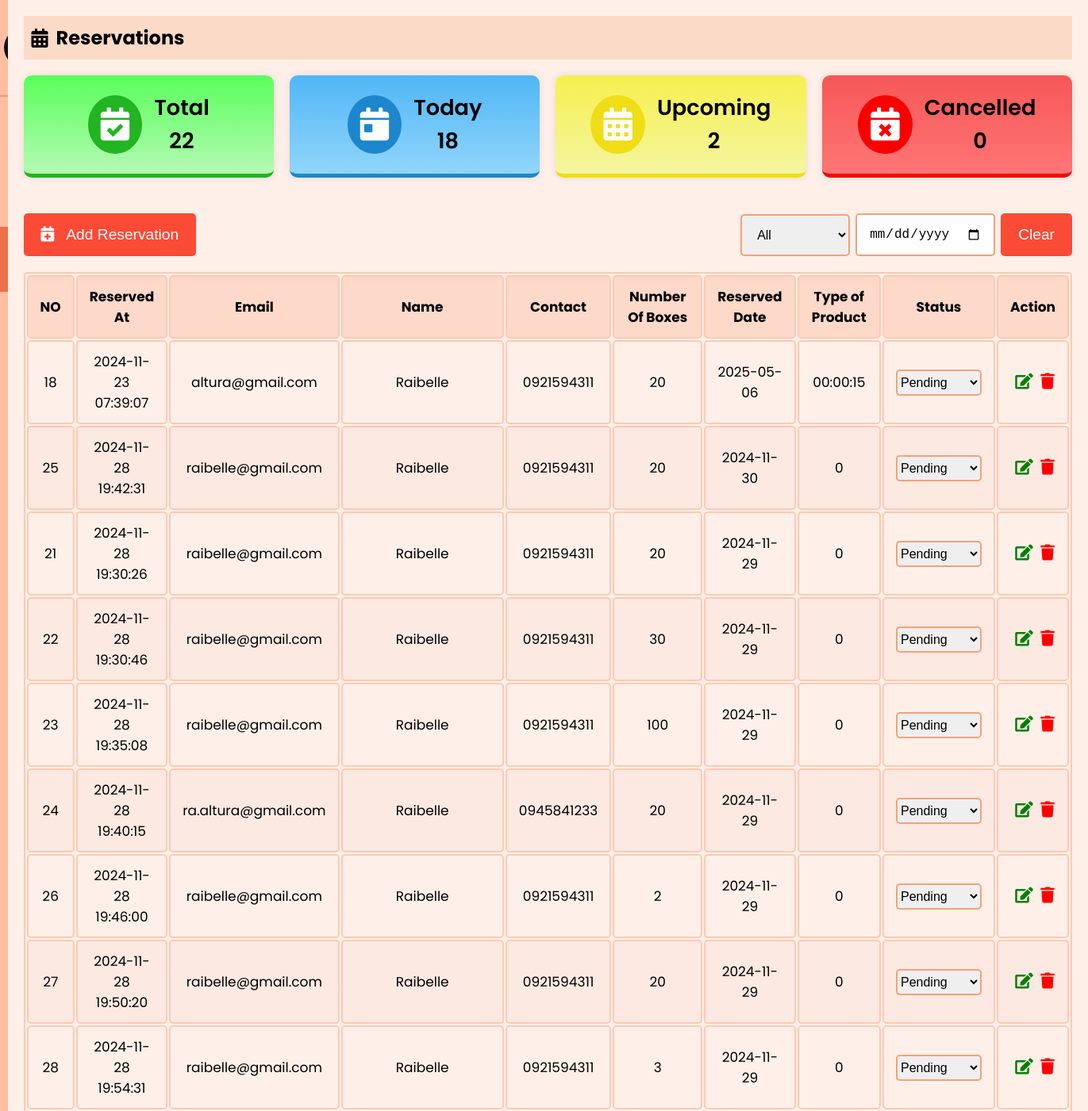
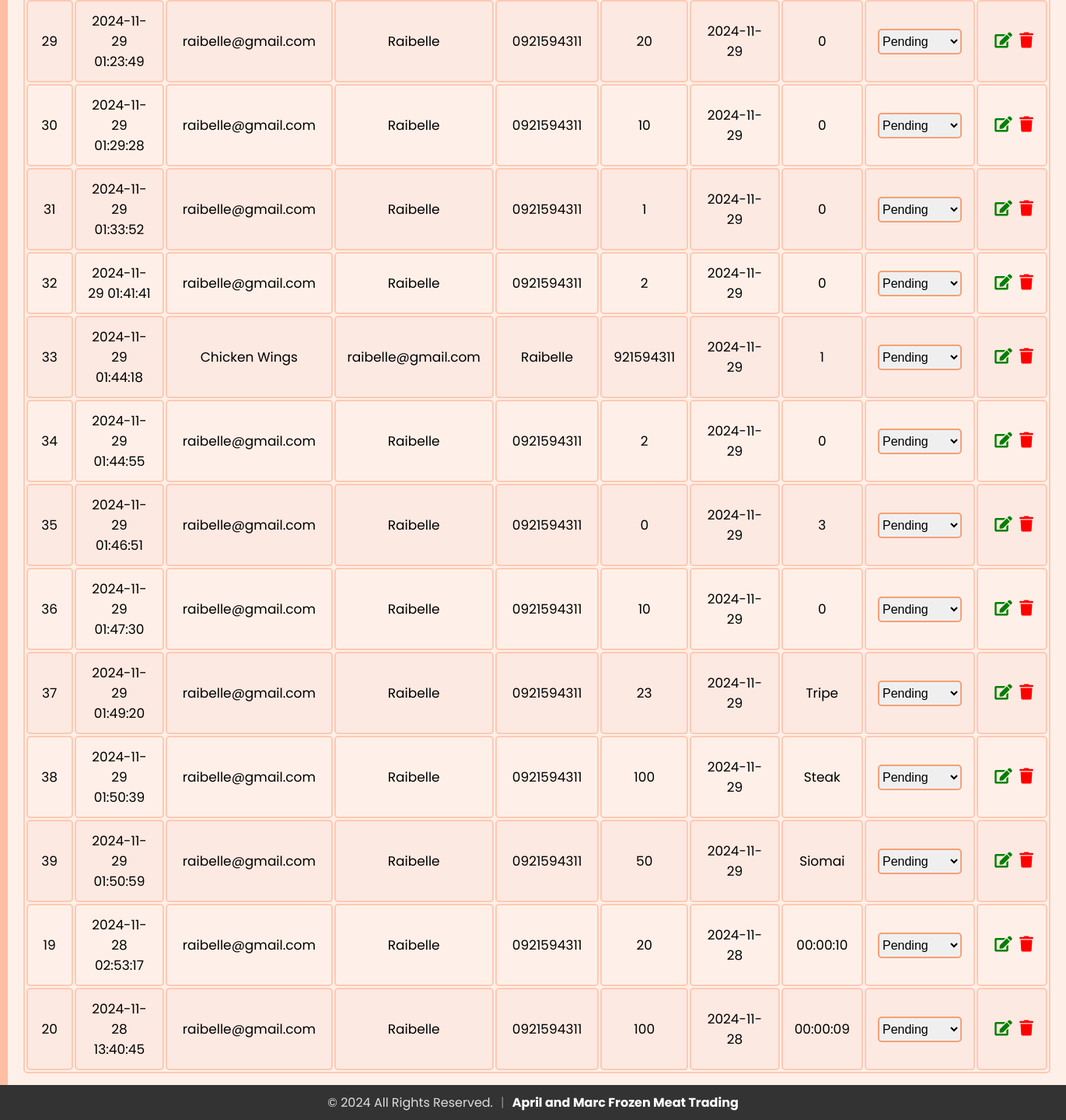
Page /admin/reservations.php (signed in) on the committed database (2 pictures, top to bottom).
### tables this page shows
CREATE TABLE `staff` (
  `id` int(11) NOT NULL,
  `firstName` varchar(50) NOT NULL,
  `lastName` varchar(50) NOT NULL,
  `email` varchar(100) NOT NULL,
  `contact` varchar(15) DEFAULT NULL,
  `role` enum('superadmin','admin','delivery boy','waiter') NOT NULL,
  `password` varchar(255) NOT NULL,
  `createdAt` timestamp NOT NULL DEFAULT current_timestamp(),
  `updatedAt` timestamp NOT NULL DEFAULT current_timestamp() ON UPDATE current_timestamp(),
  `profile_image` varchar(255) NOT NULL DEFAULT 'default.jpg'
);

CREATE TABLE `reservations` (
  `email` varchar(255) NOT NULL,
  `name` varchar(255) NOT NULL,
  `contact` varchar(10) NOT NULL,
  `noOfBox` int(50) NOT NULL,
  `typeOfProduct` varchar(255) NOT NULL,
  `reservedDate` date NOT NULL,
  `reservedAt` timestamp NOT NULL DEFAULT current_timestamp(),
  `status` enum('Pending','On Process','Completed','Cancelled') NOT NULL DEFAULT 'Pending',
  `reservation_id` int(11) NOT NULL
);

### admin/sidebar.php (called while the page is built, shortened)
<?php
include 'db_connection.php';
$admin_email = isset($_SESSION['email']) ? $_SESSION['email'] : '';
function getAdminInfo($email)
{
  global $conn;
  $stmt = $conn->prepare("SELECT firstName, lastName, email, profile_image FROM staff WHERE email = ?");
  $stmt->bind_param("s", $email);
  $stmt->execute();
  $stmt->bind_result($firstName, $lastName, $email,  $profile_image);
  return [
    'firstName' => $firstName ?: '',
    'lastName' => $lastName ?: '',
    'email' => $email ?: '',
    'profile_image' => $profile_image ?: 'default.jpg'
  ];
}
$admin_info = getAdminInfo($admin_email);
?>

### admin/reservations.php (the view, shortened to what this page needs)
<?php
include 'db_connection.php';
$sql_total = "SELECT COUNT(*) AS total FROM reservations";
$result_total = $conn->query($sql_total);
$row_total = $result_total->fetch_assoc();
$totalReservations = $row_total['total'];
$sql_today = "SELECT COUNT(*) AS today FROM reservations WHERE DATE(reservedDate) = CURDATE()";
$result_today = $conn->query($sql_today);
$row_today = $result_today->fetch_assoc();
$todaysReservations = $row_today['today'];
$sql_upcoming = "SELECT COUNT(*) AS upcoming FROM reservations WHERE reservedDate > CURDATE() AND status != 'Cancelled' AND status != 'Completed' AND status != 'On Process'";
$result_upcoming = $conn->query($sql_upcoming);
$row_upcoming = $result_upcoming->fetch_assoc();
$upcomingReservations = $row_upcoming['upcoming'];
$sql_cancelled = "SELECT COUNT(*) AS cancelled FROM reservations WHERE status = 'Cancelled'";
$result_cancelled = $conn->query($sql_cancelled);
$row_cancelled = $result_cancelled->fetch_assoc();
$cancelledReservations = $row_cancelled['cancelled'];
$dateFilter = isset($_GET['dateFilter']) ? $_GET['dateFilter'] : '';
$query = "SELECT * FROM reservations";
$query .= " ORDER BY reservedDate DESC";
$result = $conn->query($query);
?>
<?php
include 'sidebar.php';
?>
<!DOCTYPE html>
<html lang="en">
<head>
  <link rel="stylesheet" href="https://cdnjs.cloudflare.com/ajax/libs/font-awesome/5.15.3/css/all.min.css">
  <link rel="stylesheet" href="sidebar.css">
  <link rel="stylesheet" href="admin_reservation.css">
</head>
<body>
  <div class="sidebar">
    <div class="profile-section">
      <img src="../uploads/<?php echo htmlspecialchars($admin_info['profile_image']); ?>" alt="Profile Picture">
    </div>
    <ul>
            <li><a href="index.php" ><i class="fas fa-chart-line"></i> Overview</a></li>
            <li><a href="admin_menu.php" ><i class="fas fa-utensils"></i> Products</a></li>
            <li><a href="reservations.php" class="active"><i class="fas fa-calendar-alt"></i> Reservations</a></li>
            <li><a href="admin_orders.php"><i class="fas fa-shopping-cart"></i> Order Management</a></li>
            <li><a href="users.php"><i class="fas fa-users"></i> Users</a></li>
            <li><a href="reviews.php"><i class="fas fa-star"></i> Reviews</a></li>
            <li><a href="staffs.php" ><i class="fas fa-users"></i> Staffs</a></li>
            <li><a href="profile.php"><i class="fas fa-user"></i> Profile Setting</a></li>
            <li><a href="logout.php"><i class="fas fa-sign-out-alt"></i> Logout</a></li>
        </ul>
  </div>
  <div class="content">
    <div class="header">
      <h2><i class="fas fa-calendar-alt"></i> Reservations</h2>
    </div>
    <div>
      <div class="stats">
        <div class="stat-item" id="total">
          <div class="stat-icon" id="total-icon">
            <i class="fas fa-calendar-check"></i>
          </div>
          <div class="stat-text">
            <p>Total</p>
            <p><?php echo $totalReservations; ?></p>
          </div>
        </div>
        <div class="stat-item" id="today">
          <div class="stat-icon" id="today-icon">
            <i class="fas fa-calendar-day"></i>
          </div>
          <div class="stat-text">
            <p>Today</p>
            <p><?php echo $todaysReservations; ?></p>
          </div>
        </div>
        <div class="stat-item" id="upcoming">
          <div class="stat-icon" id="upcoming-icon">
            <i class="fas fa-calendar-alt"></i>
          </div>
          <div class="stat-text">
            <p>Upcoming</p>
            <p><?php echo $upcomingReservations; ?></p>
          </div>
        </div>
        <div class="stat-item" id="cancelled">
          <div class="stat-icon" id="cancelled-icon">
            <i class="fas fa-calendar-times"></i>
          </div>
          <div class="stat-text">
            <p>Cancelled</p>
            <p><?php echo $cancelledReservations; ?></p>
          </div>
        </div>
      </div>
      <div class="buttons-container">
        <button onclick="openaddReservationModal()"><i class="fas fa-calendar-plus"></i> &nbsp; Add Reservation</button>
        <div class="actions">
          <select id="statusFilter" name="statusFilter" onchange="filterByStatus()">
            <option value="">All</option>
          </select>
          <input type="date" id="dateFilter" name="dateFilter" value="<?php echo htmlspecialchars($dateFilter); ?>" onchange="filterByDate()">
          <button type="button" onclick="clearFilter()">Clear</button>
        </div>
      </div>
      <table id="userTable">
        <thead>
          <tr>
            <th>NO</th>
            <th>Reserved At</th>
            <th>Email</th>
            <th>Name</th>
            <th>Contact</th>
            <th>Number Of Boxes</th>
            <th>Reserved Date</th>
            <th>Type of Product</th>
            <th>Status</th>
            <th>Action</th>
          </tr>
        </thead>
        <tbody>
          <?php
          if ($result->num_rows > 0) {
            while ($row = $result->fetch_assoc()) {
              echo "<tr>
      <td>{$row['reservation_id']}</td>
      <td>{$row['reservedAt']}</td>
      <td>{$row['email']}</td>
      <td>{$row['name']}</td>
      <td>{$row['contact']}</td>
      <td>{$row['noOfBox']}</td>
      <td>{$row['reservedDate']}</td>
      <td>{$row['typeOfProduct']}</td>
      <td>
        <select id='status-{$row['reservation_id']}' onchange=\"updateStatus('{$row['reservation_id']}', this.value)\" class='status-select'>
          <option value='Pending' " . ($row['status'] == 'Pending' ? 'selected' : '') . ">Pending</option>
          <option value='Approved' " . ($row['status'] == 'Approved' ? 'selected' : '') . ">Approved</option>
          <option value='On Process' " . ($row['status'] == 'On Process' ? 'selected' : '') . ">On Process</option>
          <option value='Completed' " . ($row['status'] == 'Completed' ? 'selected' : '') . ">Completed</option>
          <option value='Cancelled' " . ($row['status'] == 'Cancelled' ? 'selected' : '') . ">Cancelled</option>
        </select>
      </td>
      <td>
        <button id='editbtn' onclick='openEditReservationModal(this)' data-id='{$row['reservation_id']}' data-email='{$row['email']}' data-name='{$row['name']}' data-contact='{$row['contact']}' data-reservedDate='{$row['reservedDate']}' data-typeOfProduct='{$row['typeOfProduct']}' data-noOfBox='{$row['noOfBox']}' data-status='{$row['status']}'><i class='fas fa-edit'></i></button>
        <button id='deletebtn' onclick=\"deleteItem('{$row['reservation_id']}')\"><i class='fas fa-trash'></i></button>
      </td>
    </tr>";
            }
          } else {
            echo "<tr><td colspan='10' style='text-align: center;'>No Reservations Found</td></tr>";
          }
          ?>
        </tbody>
      </table>
    </div>
</body>
</html>

### admin/sidebar.css (style rules this page uses)
* { margin: 0; padding: 0; box-sizing: border-box; }
body { background: #fef0e8; font-family: "Poppins", sans-serif; display: flex; flex-direction: row; margin: 0; }
.sidebar { width: 250px; background-color: #ffbda1; color: #1d1818; overflow: auto; position: relative; min-height: 100vh; font-size: 1.1rem }
.sidebar ul li a { display: block; padding: 15px; text-decoration: none; color: #1d1818; transition: background-color 0.3s; }
.sidebar ul li a.active { background-color:#ee7149; font-weight: bold; }
.sidebar ul { list-style-type: none; padding: 0; }
.content { flex: 1; padding: 20px; }
.header { padding: 10px; background-color: #fbdac7; margin-bottom: 20px; display: flex; align-items: center; }
.header h2 { display: flex; align-items: center; }
.header h2 i { margin-right: 10px; }
.profile-section { padding: 20px 5px 20px 5px; display: flex; align-items: center; border-bottom: 2px solid rgba(253, 108, 77, 0.5); }
.profile-section img { width: 50px; height: 50px; border-radius: 50%; margin-right: 15px; }
.sidebar ul li a.active { font-weight: bold; }

### admin/admin_reservation.css (style rules this page uses)
* { margin: 0; padding: 0; }
body { background: #fef0e8; font-family: "Poppins", sans-serif; margin: 0; }
.content { margin-bottom: 40px; }
table { width: 100%; border: 2px solid #ffc9b3; font-size: 17px; text-align: center; cursor: pointer; border-radius: 5px; }
table th, table td { padding: 12px 15px; border: 2px solid #ffc9b3; border-radius: 5px; }
table th { background-color: #fdd9c9; }
table tr:nth-of-type(even) { background-color: #fce9e2; }
.header { padding: 10px; background-color: #fbdac7; margin-bottom: 20px; display: flex; align-items: center; }
.stats { display: flex; gap: 20px; margin-top: 20px; margin-bottom: 20px; }
.stats #total { background: linear-gradient(to bottom, rgb(90, 254, 90), rgb(180, 250, 180)); border-bottom: 5px solid rgb(34, 180, 34); }
.stats #today { background: linear-gradient(to bottom, rgb(80, 182, 246), rgb(145, 214, 251)); border-bottom: 5px solid rgb(29, 134, 204); }
.stats #upcoming { background: linear-gradient(to bottom, rgb(245, 240, 78), rgb(245, 245, 161)); border-bottom: 5px solid rgb(239, 221, 21); }
.stats #cancelled { background: linear-gradient(to bottom, rgb(246, 87, 87), rgb(254, 117, 117)); border-bottom: 5px solid rgb(248, 1, 1); }
.stat-item { display: flex; align-items: center; justify-content: center; padding: 20px; gap: 15px; border-radius: 10px; box-shadow: 0 0 10px rgba(0, 0, 0, 0.1); flex: 1; }
.stat-item div { display: flex; align-items: center; }
.stat-text { display: flex; flex-direction: column; }
.stat-item p, .stat-item h3 { margin: 0; font-size: 1.7rem; font-weight: 600; }
.stat-icon { font-size: 2.6rem; color: #fff; border-radius: 50%; padding: 16px; }
#total-icon { background: rgb(34, 180, 34); }
#today-icon { background: rgb(29, 134, 204); }
#upcoming-icon { background: rgb(239, 221, 21); }
#cancelled-icon { background: rgb(248, 1, 1); }
.status-select { border: 2px solid #f4a178; padding: 5px 0px 5px 0; font-size: 16px; border-radius: 5px; cursor: pointer; outline: none; }
#editbtn, #deletebtn { font-size: 20px; background: none; border: none; padding: 0 0 0 5px; outline: none; cursor: pointer; transition: transform 0.3s ease; }
#editbtn { color: green; }
#deletebtn { color: red; }
.buttons-container { display: flex; justify-content: space-between; align-items: center; margin-bottom: 0px; margin-top: 25px; }
button { background-color: #fb4a36; color: white; border: 2px solid #fb4a36; padding: 14px 20px; cursor: pointer; border-radius: 5px; transition: all 0.3s ease; font-size: 1.2rem; }
.actions { display: flex; align-items: center; margin-bottom: 20px; margin-top: 20px; gap: 7px; }
.actions select, .actions input { padding: 15px; font-size: 1rem; border-radius: 5px; border: 2px solid #f4a178; cursor: pointer; outline: none; }

### admin/reservations.php (style rules this page uses)
.content { margin-bottom: 40px; }

### rows in the picture
staff: profile_image (picture)
reservations: reservation_id "18", reservedAt "2024-11-23 07:39:07", email "altura@gmail.com", name "Raibelle", contact "0921594311", noOfBox "20", reservedDate "2025-05-06", typeOfProduct "00:00:15", status+reservation_id "Pending"
reservations: reservation_id "25", reservedAt "2024-11-28 19:42:31", email "raibelle@gmail.com", name "Raibelle", contact "0921594311", noOfBox "20", reservedDate "2024-11-30", typeOfProduct "0", status+reservation_id "Pending"
reservations: reservation_id "21", reservedAt "2024-11-28 19:30:26", email "raibelle@gmail.com", name "Raibelle", contact "0921594311", noOfBox "20", reservedDate "2024-11-29", typeOfProduct "0", status+reservation_id "Pending"
reservations: reservation_id "22", reservedAt "2024-11-28 19:30:46", email "raibelle@gmail.com", name "Raibelle", contact "0921594311", noOfBox "30", reservedDate "2024-11-29", typeOfProduct "0", status+reservation_id "Pending"
reservations: reservation_id "23", reservedAt "2024-11-28 19:35:08", email "raibelle@gmail.com", name "Raibelle", contact "0921594311", noOfBox "100", reservedDate "2024-11-29", typeOfProduct "0", status+reservation_id "Pending"
reservations: reservation_id "24", reservedAt "2024-11-28 19:40:15", email "ra.altura@gmail.com", name "Raibelle", contact "0945841233", noOfBox "20", reservedDate "2024-11-29", typeOfProduct "0", status+reservation_id "Pending"
reservations: reservation_id "26", reservedAt "2024-11-28 19:46:00", email "raibelle@gmail.com", name "Raibelle", contact "0921594311", noOfBox "2", reservedDate "2024-11-29", typeOfProduct "0", status+reservation_id "Pending"
reservations: reservation_id "27", reservedAt "2024-11-28 19:50:20", email "raibelle@gmail.com", name "Raibelle", contact "0921594311", noOfBox "20", reservedDate "2024-11-29", typeOfProduct "0", status+reservation_id "Pending"
reservations: reservation_id "28", reservedAt "2024-11-28 19:54:31", email "raibelle@gmail.com", name "Raibelle", contact "0921594311", noOfBox "3", reservedDate "2024-11-29", typeOfProduct "0", status+reservation_id "Pending"
reservations: reservation_id "29", reservedAt "2024-11-29 01:23:49", email "raibelle@gmail.com", name "Raibelle", contact "0921594311", noOfBox "20", reservedDate "2024-11-29", typeOfProduct "0", status+reservation_id "Pending"
reservations: reservation_id "30", reservedAt "2024-11-29 01:29:28", email "raibelle@gmail.com", name "Raibelle", contact "0921594311", noOfBox "10", reservedDate "2024-11-29", typeOfProduct "0", status+reservation_id "Pending"
reservations: reservation_id "31", reservedAt "2024-11-29 01:33:52", email "raibelle@gmail.com", name "Raibelle", contact "0921594311", noOfBox "1", reservedDate "2024-11-29", typeOfProduct "0", status+reservation_id "Pending"
reservations: reservation_id "32", reservedAt "2024-11-29 01:41:41", email "raibelle@gmail.com", name "Raibelle", contact "0921594311", noOfBox "2", reservedDate "2024-11-29", typeOfProduct "0", status+reservation_id "Pending"
reservations: reservation_id "33", reservedAt "2024-11-29 01:44:18", email "Chicken Wings", name "raibelle@gmail.com", contact "Raibelle", noOfBox "921594311", reservedDate "2024-11-29", typeOfProduct "1", status+reservation_id "Pending"
reservations: reservation_id "34", reservedAt "2024-11-29 01:44:55", email "raibelle@gmail.com", name "Raibelle", contact "0921594311", noOfBox "2", reservedDate "2024-11-29", typeOfProduct "0", status+reservation_id "Pending"
reservations: reservation_id "35", reservedAt "2024-11-29 01:46:51", email "raibelle@gmail.com", name "Raibelle", contact "0921594311", noOfBox "0", reservedDate "2024-11-29", typeOfProduct "3", status+reservation_id "Pending"
reservations: reservation_id "36", reservedAt "2024-11-29 01:47:30", email "raibelle@gmail.com", name "Raibelle", contact "0921594311", noOfBox "10", reservedDate "2024-11-29", typeOfProduct "0", status+reservation_id "Pending"
reservations: reservation_id "37", reservedAt "2024-11-29 01:49:20", email "raibelle@gmail.com", name "Raibelle", contact "0921594311", noOfBox "23", reservedDate "2024-11-29", typeOfProduct "Tripe", status+reservation_id "Pending"
reservations: reservation_id "38", reservedAt "2024-11-29 01:50:39", email "raibelle@gmail.com", name "Raibelle", contact "0921594311", noOfBox "100", reservedDate "2024-11-29", typeOfProduct "Steak", status+reservation_id "Pending"
reservations: reservation_id "39", reservedAt "2024-11-29 01:50:59", email "raibelle@gmail.com", name "Raibelle", contact "0921594311", noOfBox "50", reservedDate "2024-11-29", typeOfProduct "Siomai", status+reservation_id "Pending"
reservations: reservation_id "19", reservedAt "2024-11-28 02:53:17", email "raibelle@gmail.com", name "Raibelle", contact "0921594311", noOfBox "20", reservedDate "2024-11-28", typeOfProduct "00:00:10", status+reservation_id "Pending"
reservations: reservation_id "20", reservedAt "2024-11-28 13:40:45", email "raibelle@gmail.com", name "Raibelle", contact "0921594311", noOfBox "100", reservedDate "2024-11-28", typeOfProduct "00:00:09", status+reservation_id "Pending"

### other values in the picture
$totalReservations "22"
$todaysReservations "18"
$upcomingReservations "2"
$cancelledReservations "0"
